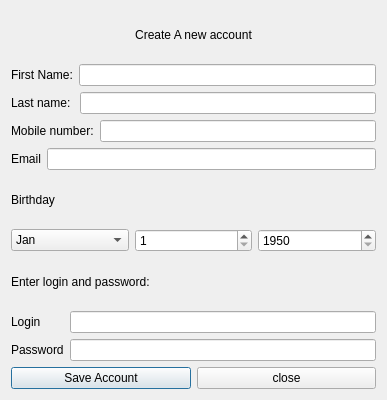
<?xml version="1.0" encoding="UTF-8"?>
<ui version="4.0">
 <class>CreateAccount</class>
 <widget class="QDialog" name="CreateAccount">
  <property name="geometry">
   <rect>
    <x>0</x>
    <y>0</y>
    <width>387</width>
    <height>400</height>
   </rect>
  </property>
  <property name="windowTitle">
   <string>Dialog</string>
  </property>
  <layout class="QVBoxLayout" name="verticalLayout">
   <item>
    <widget class="QLabel" name="label">
     <property name="text">
      <string>Create A new account</string>
     </property>
     <property name="alignment">
      <set>Qt::AlignCenter</set>
     </property>
    </widget>
   </item>
   <item>
    <layout class="QHBoxLayout" name="horizontalLayout" stretch="0,1">
     <item>
      <widget class="QLabel" name="label_2">
       <property name="text">
        <string>First Name:</string>
       </property>
      </widget>
     </item>
     <item>
      <widget class="QLineEdit" name="name_le">
       <property name="sizePolicy">
        <sizepolicy hsizetype="Ignored" vsizetype="Fixed">
         <horstretch>0</horstretch>
         <verstretch>0</verstretch>
        </sizepolicy>
       </property>
       <property name="minimumSize">
        <size>
         <width>0</width>
         <height>0</height>
        </size>
       </property>
       <property name="maximumSize">
        <size>
         <width>300</width>
         <height>16777215</height>
        </size>
       </property>
       <property name="text">
        <string/>
       </property>
      </widget>
     </item>
    </layout>
   </item>
   <item>
    <layout class="QHBoxLayout" name="horizontalLayout_2" stretch="0,1">
     <item>
      <widget class="QLabel" name="label_3">
       <property name="text">
        <string>Last name: </string>
       </property>
      </widget>
     </item>
     <item>
      <widget class="QLineEdit" name="lastName_le">
       <property name="sizePolicy">
        <sizepolicy hsizetype="Ignored" vsizetype="Fixed">
         <horstretch>0</horstretch>
         <verstretch>0</verstretch>
        </sizepolicy>
       </property>
       <property name="minimumSize">
        <size>
         <width>0</width>
         <height>0</height>
        </size>
       </property>
       <property name="maximumSize">
        <size>
         <width>300</width>
         <height>16777215</height>
        </size>
       </property>
      </widget>
     </item>
    </layout>
   </item>
   <item>
    <layout class="QHBoxLayout" name="horizontalLayout_3">
     <item>
      <widget class="QLabel" name="label_4">
       <property name="text">
        <string>Mobile number:</string>
       </property>
      </widget>
     </item>
     <item>
      <widget class="QLineEdit" name="mobNumber_le"/>
     </item>
    </layout>
   </item>
   <item>
    <layout class="QHBoxLayout" name="horizontalLayout_4">
     <item>
      <widget class="QLabel" name="label_5">
       <property name="text">
        <string>Email</string>
       </property>
      </widget>
     </item>
     <item>
      <widget class="QLineEdit" name="email_le"/>
     </item>
    </layout>
   </item>
   <item>
    <widget class="QLabel" name="label_6">
     <property name="text">
      <string>Birthday</string>
     </property>
    </widget>
   </item>
   <item>
    <layout class="QHBoxLayout" name="horizontalLayout_5">
     <item>
      <widget class="QComboBox" name="month_cbb">
       <item>
        <property name="text">
         <string>Jan</string>
        </property>
       </item>
       <item>
        <property name="text">
         <string>Feb</string>
        </property>
       </item>
       <item>
        <property name="text">
         <string>Mar</string>
        </property>
       </item>
       <item>
        <property name="text">
         <string>Apr</string>
        </property>
       </item>
       <item>
        <property name="text">
         <string>May</string>
        </property>
       </item>
       <item>
        <property name="text">
         <string>Jun</string>
        </property>
       </item>
       <item>
        <property name="text">
         <string>Jul</string>
        </property>
       </item>
       <item>
        <property name="text">
         <string>Aug</string>
        </property>
       </item>
       <item>
        <property name="text">
         <string>Sep</string>
        </property>
       </item>
       <item>
        <property name="text">
         <string>Oct</string>
        </property>
       </item>
       <item>
        <property name="text">
         <string>Nov</string>
        </property>
       </item>
       <item>
        <property name="text">
         <string>Dec</string>
        </property>
       </item>
      </widget>
     </item>
     <item>
      <widget class="QSpinBox" name="day_sb">
       <property name="minimum">
        <number>1</number>
       </property>
       <property name="maximum">
        <number>31</number>
       </property>
      </widget>
     </item>
     <item>
      <widget class="QSpinBox" name="yers_sb">
       <property name="minimum">
        <number>1950</number>
       </property>
       <property name="maximum">
        <number>2024</number>
       </property>
      </widget>
     </item>
    </layout>
   </item>
   <item>
    <widget class="QLabel" name="infoLogin_lb">
     <property name="text">
      <string>Enter login and password:</string>
     </property>
    </widget>
   </item>
   <item>
    <layout class="QHBoxLayout" name="horizontalLayout_6">
     <item>
      <widget class="QLabel" name="label_7">
       <property name="text">
        <string>Login       </string>
       </property>
      </widget>
     </item>
     <item>
      <widget class="QLineEdit" name="login_le"/>
     </item>
    </layout>
   </item>
   <item>
    <layout class="QHBoxLayout" name="horizontalLayout_7">
     <item>
      <widget class="QLabel" name="label_8">
       <property name="text">
        <string>Password</string>
       </property>
      </widget>
     </item>
     <item>
      <widget class="QLineEdit" name="pass_le"/>
     </item>
    </layout>
   </item>
   <item>
    <layout class="QHBoxLayout" name="horizontalLayout_8">
     <item>
      <widget class="QPushButton" name="saveAcc_btn">
       <property name="text">
        <string>Save Account</string>
       </property>
      </widget>
     </item>
     <item>
      <widget class="QPushButton" name="close_btn">
       <property name="text">
        <string>close</string>
       </property>
      </widget>
     </item>
    </layout>
   </item>
  </layout>
 </widget>
 <resources/>
 <connections/>
</ui>
